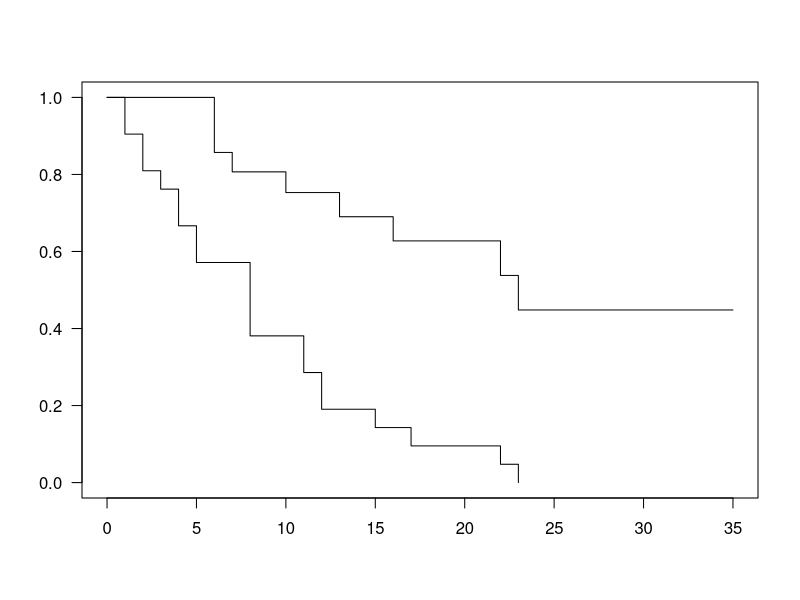
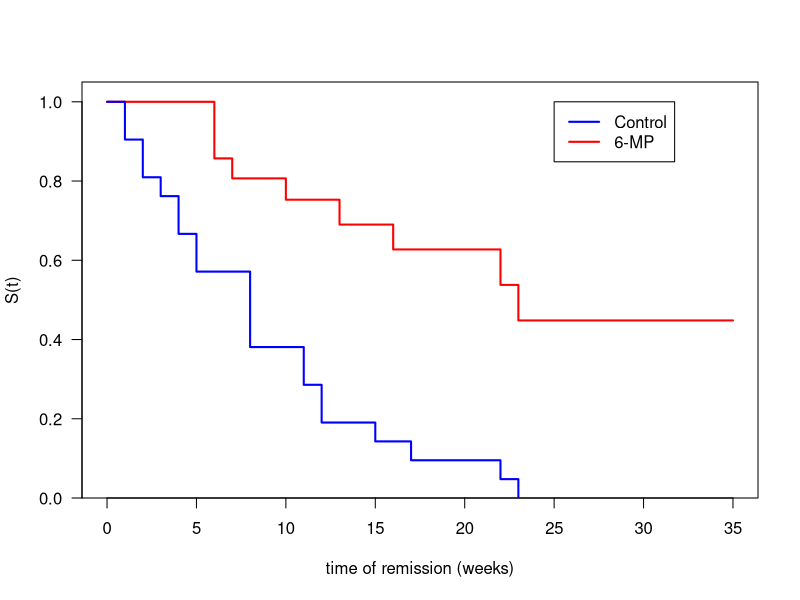
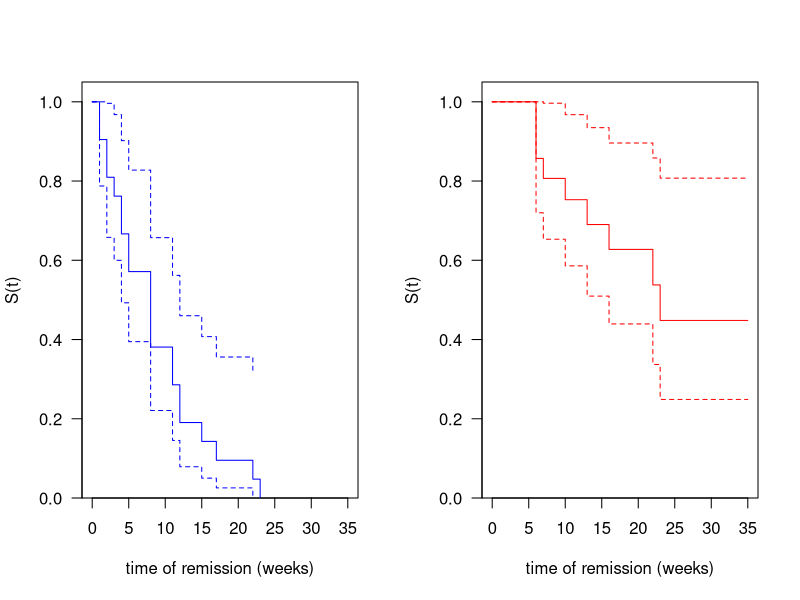
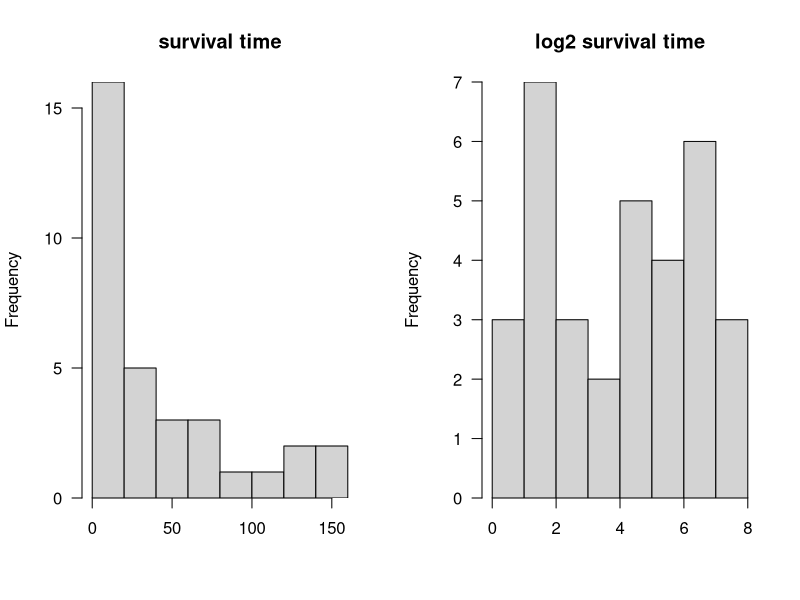
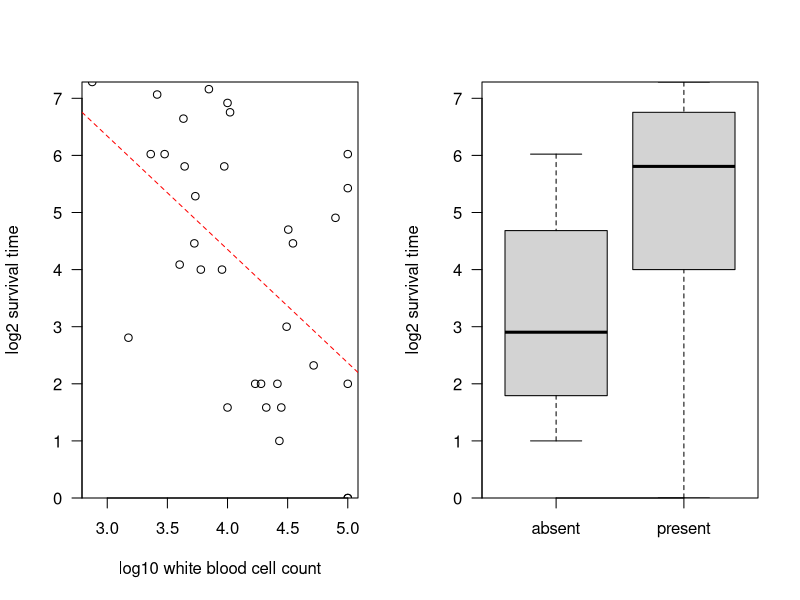

These figures' R source, in order:
## ---- chunk 1
knitr::opts_chunk$set(echo=TRUE, fig.align="center")
## ---- chunk 2
# install.packages("survival") 
# install.packages("MASS") 
library(survival)
library(MASS)
## ---- chunk 3
gehan
Surv(gehan$time,gehan$cens)
## ---- chunk 4
par(las=1)
gehan.surv <- survfit(Surv(time,cens) ~ treat, data=gehan)
plot(gehan.surv)
## ---- chunk 5
par(las=1, yaxs="i")
plot(gehan.surv, xlab="time of remission (weeks)", ylab="S(t)", col=c("red","blue"), ylim=c(0,1.05), lwd=2) 
legend(25, 1, c("Control","6-MP"), lty=1, col=c("blue","red"), lwd=2) 
## ---- chunk 6
par(mfrow=c(1,2), las=1, yaxs="i")
gehan.0 <- survfit(Surv(time,cens) ~ 1, data=subset(gehan, treat=="control"))
gehan.1 <- survfit(Surv(time,cens) ~ 1, data=subset(gehan, treat=="6-MP"))
plot(gehan.0, xlab="time of remission (weeks)", ylab="S(t)", xlim=c(0,35), ylim=c(0,1.05), col=c("blue")) 
plot(gehan.1, xlab="time of remission (weeks)", ylab="S(t)", xlim=c(0,35), ylim=c(0,1.05), col=c("red")) 
## ---- chunk 7
survdiff(Surv(time,cens) ~ treat, data=gehan)
## ---- chunk 8
gehan.cox <- coxph(Surv(time,cens) ~ treat, data=gehan)
summary(gehan.cox)
## ---- chunk 9
round(exp(gehan.cox$coefficients),2)
## ---- chunk 10
round(exp(confint(gehan.cox)),2)
## ---- chunk 11
gehan$treat <- factor(gehan$treat, levels=c("control","6-MP"))
gehan.cox <- coxph(Surv(time,cens) ~ treat, data=gehan)
summary(gehan.cox)
## ---- chunk 12
round(exp(gehan.cox$coefficients),2)
## ---- chunk 13
round(exp(confint(gehan.cox)),2)
## ---- chunk 14
leuk
summary(leuk)
## ---- chunk 15
leuk.cox <- coxph(Surv(time) ~ ag + log10(wbc), data=leuk)
summary(leuk.cox)
## ---- chunk 16
round(exp(leuk.cox$coefficients[1]),2)
## ---- chunk 17
round(exp(confint(leuk.cox)[1,]),2)
## ---- chunk 18
round(exp(leuk.cox$coefficients[2]),2)
## ---- chunk 19
round(exp(confint(leuk.cox)[2,]),2)
## ---- chunk 20
par(mfrow=c(1,2))
hist(leuk$time, xlab="", main="survival time")
hist(log2(leuk$time), xlab="", main="log2 survival time")
## ---- chunk 21
par(mfrow=c(1,2))
plot(log10(leuk$wbc), log2(leuk$time), xlab="log10 white blood cell count", ylab="log2 survival time")
abline(lsfit(log10(leuk$wbc),log2(leuk$time)), col="red", lty=2)
boxplot(split(log2(leuk$time),leuk$ag), ylab="log2 survival time")
## ---- chunk 22
leuk.lm <- lm(log2(time) ~ ag + log10(wbc), data=leuk)
summary(leuk.lm)
leuk.lm$coefficients
confint(leuk.lm)
## ---- chunk 23
round(2^leuk.lm$coefficients[2],2)
## ---- chunk 24
round(2^(confint(leuk.lm)[2,]),2)
## ---- chunk 25
round(2^leuk.lm$coefficients[3],2)
## ---- chunk 26
round(2^(confint(leuk.lm)[3,]),2)
